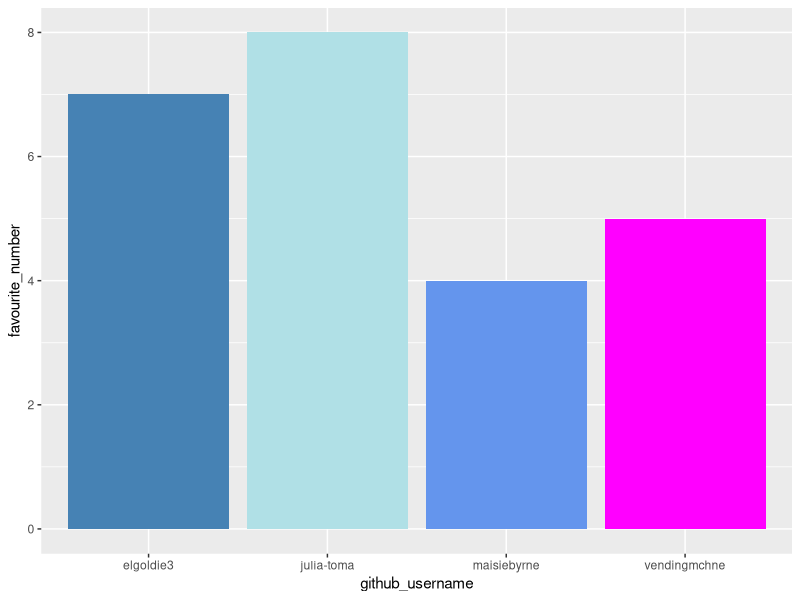
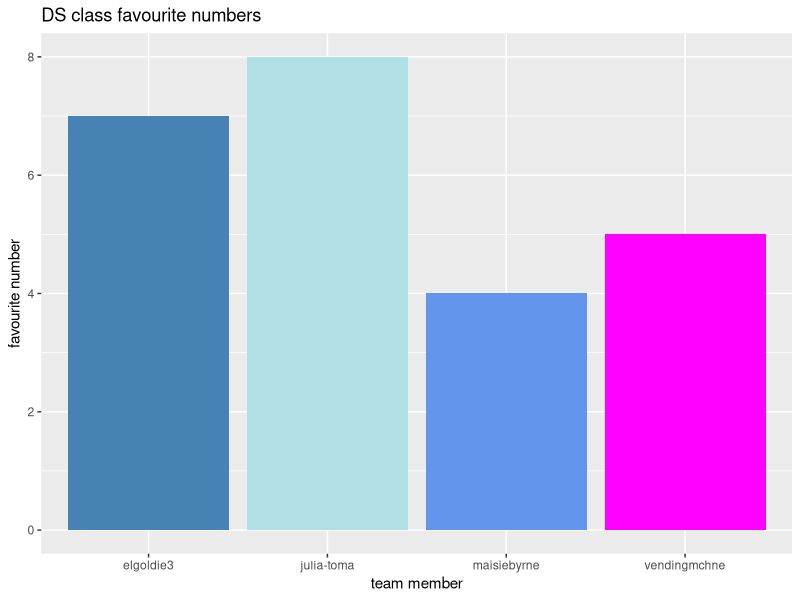
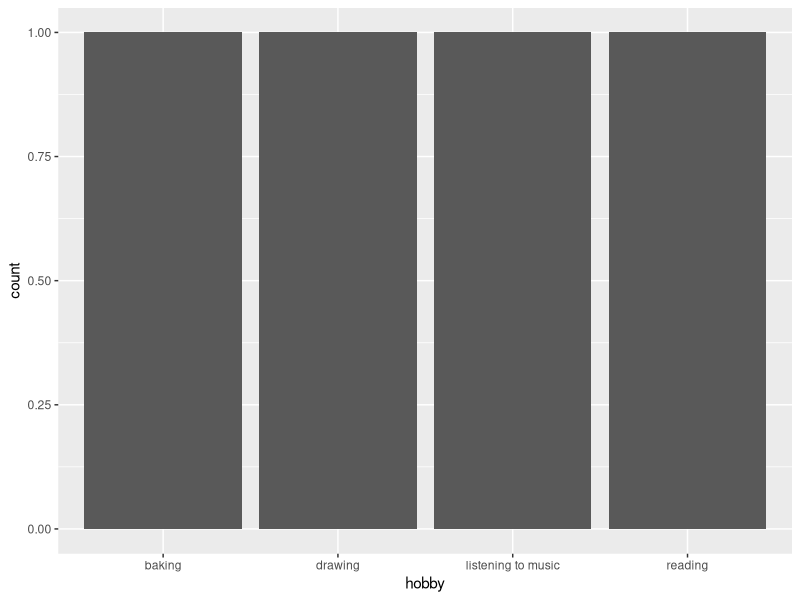

Source code (R) for these figures, in order:
## ---- chunk 1
library(tidyverse) 
## ---- chunk 2
team_data <- tibble(
  name = c("Maisie", "Raven", "Julia", 
           "Elana"),
  github_username = c("maisiebyrne", "vendingmchne", "julia-toma", 
                      "elgoldie3"), 
  colour = c("cornflowerblue", "magenta", "powderblue", 
             "steelblue"),
  hobby = c("baking", "listening to music", "drawing", 
            "reading"),
  favourite_number = c(4, 5, 8, 7)
  )

team_data
## ---- chunk 3
p1 <- ggplot(data = team_data, 
             mapping = aes(x = github_username, 
                           y = favourite_number,
                           fill = colour), 
             ) +
   geom_col() +
   scale_fill_identity()
p1
## ---- chunk 4
p1 + labs(x = "team member", 
          y = "favourite number",
          title = "DS class favourite numbers")
## ---- chunk 5
p2 <- ggplot(team_data, aes(x = hobby)) +
  geom_bar()
p2
